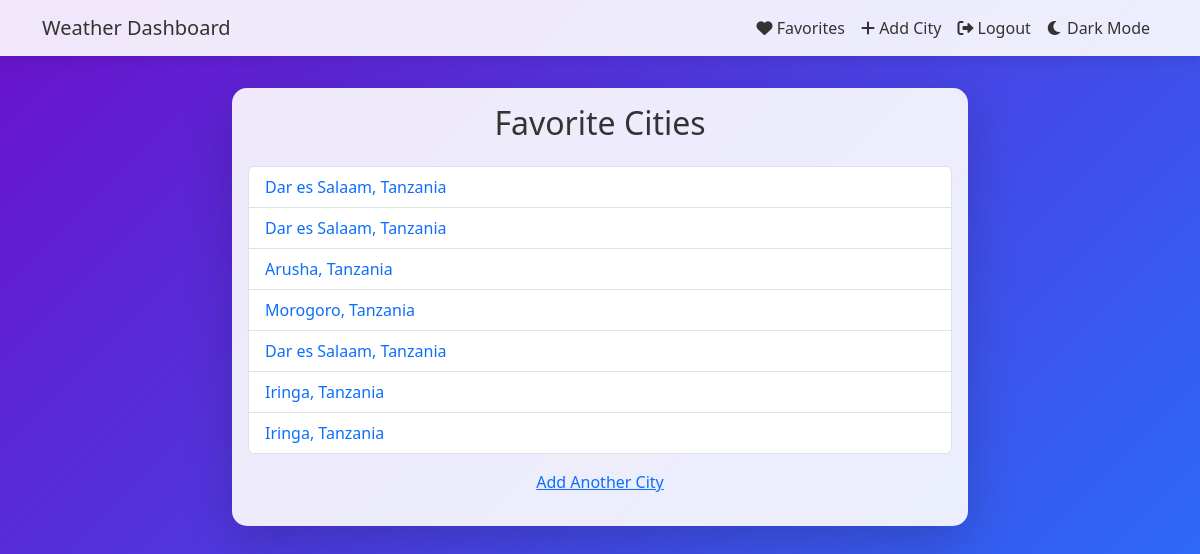
The app's page /favorite-cities/ (signed in), older data.
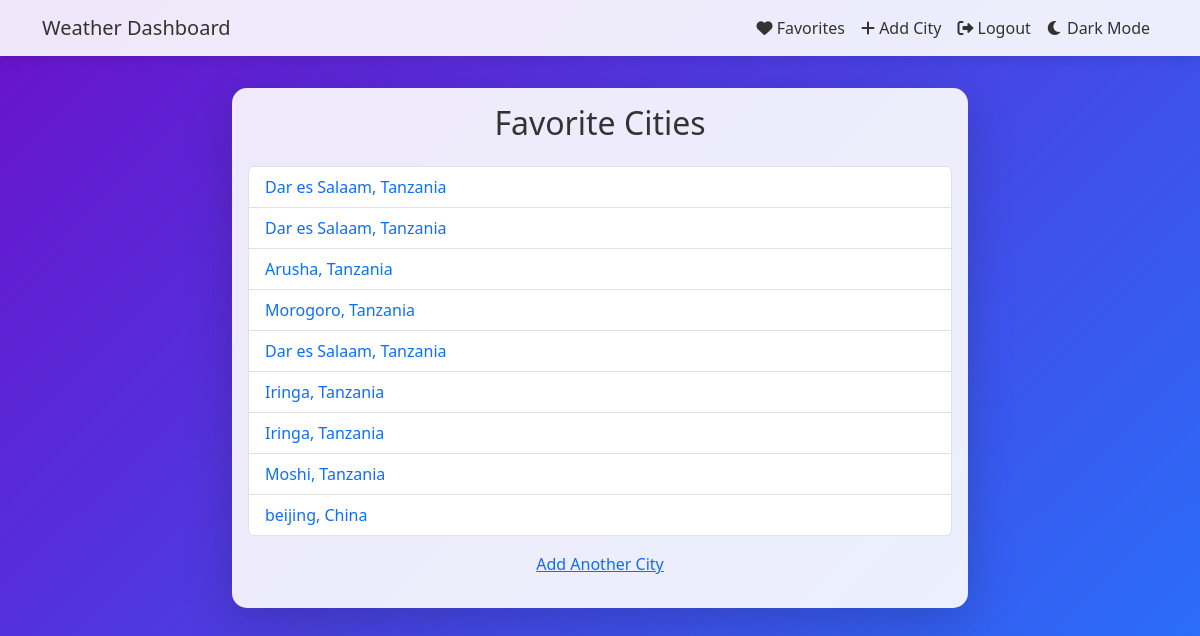
The same page, newer data.
### weather/models.py (models this page shows, shortened)
class FavoriteCity(models.Model):
    user = models.ForeignKey(User, on_delete=models.CASCADE)  # Link to the user
    city = models.CharField(max_length=100)  # City name
    country = models.CharField(max_length=100)  # Country name

### weather/views.py (the view)
# urls.py: path('favorite-cities/', views.favorite_cities, name='favorite_cities'),
@login_required
def favorite_cities(request):
    favorite_cities = FavoriteCity.objects.filter(user=request.user)
    return render(request, 'weather/favorite_cities.html', {'favorite_cities': favorite_cities})

### weather/templates/weather/favorite_cities.html (shortened to what this page needs)
<!DOCTYPE html>
<html lang="en">
<head>
    <link href="https://cdn.jsdelivr.net/npm/bootstrap@5.3.0/dist/css/bootstrap.min.css" rel="stylesheet">
    <link rel="stylesheet" href="https://cdnjs.cloudflare.com/ajax/libs/font-awesome/6.0.0-beta3/css/all.min.css">
</head>
<body onload="getLocation()">
    <nav class="navbar navbar-expand-lg navbar-light">
        <div class="container">
            <a class="navbar-brand" href="/">Weather Dashboard</a>
            <div class="collapse navbar-collapse" id="navbarNav">
                <ul class="navbar-nav ms-auto">
                    {% if user.is_authenticated %}
                        <li class="nav-item">
                            <a class="nav-link" href="/favorite-cities/"><i class="fas fa-heart"></i> Favorites</a>
                        </li>
                        <li class="nav-item">
                            <a class="nav-link" href="/add-favorite-city/"><i class="fas fa-plus"></i> Add City</a>
                        </li>
                        <li class="nav-item">
                            <a class="nav-link" href="/logout/"><i class="fas fa-sign-out-alt"></i> Logout</a>
                        </li>
                    {% else %}
                        <li class="nav-item">
                            <a class="nav-link" href="/login/"><i class="fas fa-sign-in-alt"></i> Login</a>
                        </li>
                    {% endif %}
                    <li class="nav-item">
                        <button class="btn btn-link nav-link" onclick="toggleDarkMode()" id="theme-toggle">
                            <i id="theme-icon" class="fas fa-moon"></i>
                            <span id="theme-text">Dark Mode</span>
                        </button>
                    </li>
                </ul>
            </div>
        </div>
    </nav>
    <div class="container">
        <div class="row justify-content-center">
            <div class="col-md-8">
                <div class="card shadow-lg">
                    <div class="card-body">
                        <h2 class="card-title text-center mb-4">Favorite Cities</h2>
                        <ul class="list-group">
                            {% for city in favorite_cities %}
                                <li class="list-group-item">
                                    <a href="/?city={{ city.city }}" class="text-decoration-none">{{ city.city }}, {{ city.country }}</a>
                                </li>
                            {% endfor %}
                        </ul>
                        <div class="text-center mt-3">
                            <p><a href="/add-favorite-city/">Add Another City</a></p>
                        </div>
                    </div>
                </div>
            </div>
        </div>
    </div>
</body>
</html>

Row changes from the older to the newer data that the page shows:
added FavoriteCity: city "Moshi", country "Tanzania"
added FavoriteCity: city "beijing", country "China"
